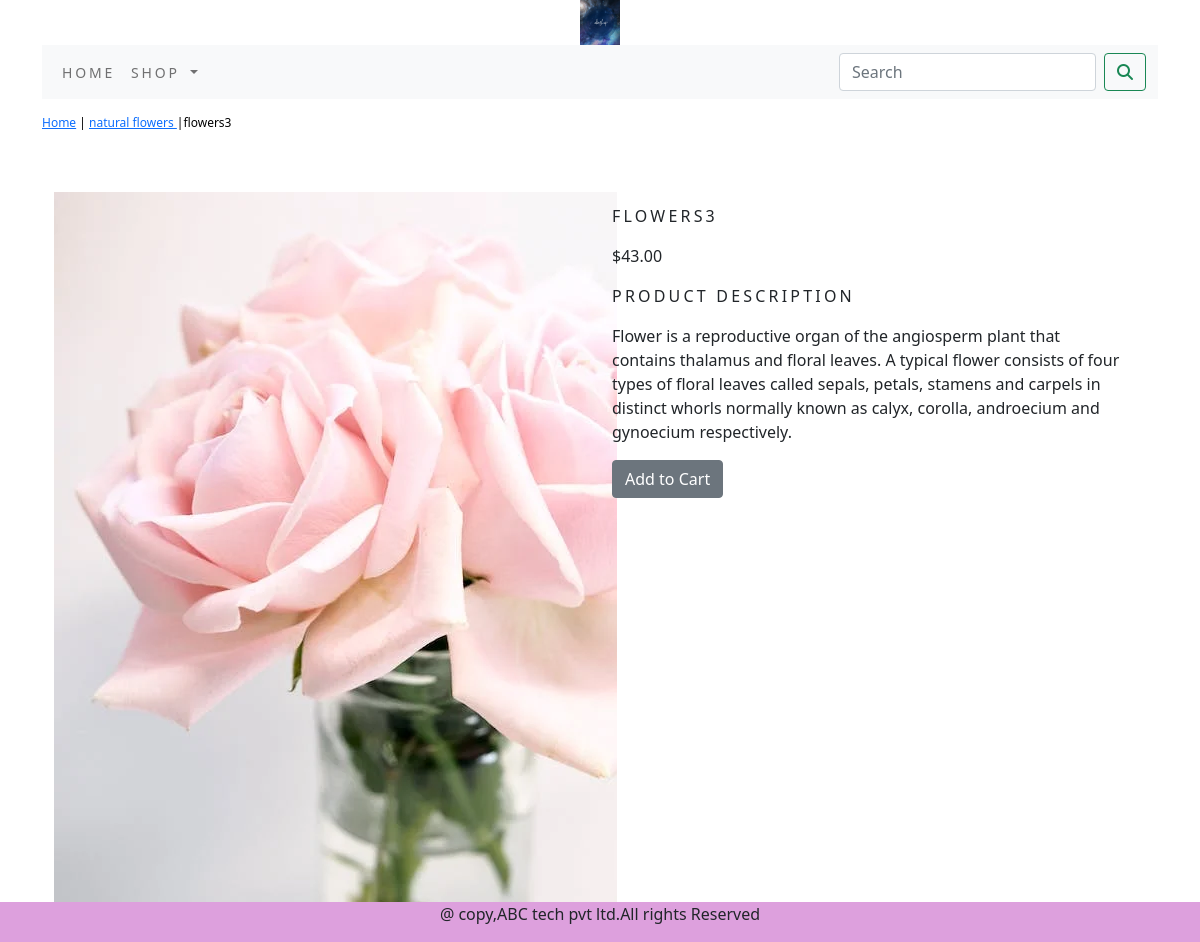
The page /shop/natural-flowers/flowers3/ on the database its author committed.
### shop/models.py (models this page shows, shortened)
class Product(models.Model):
    name=models.CharField(max_length=250,unique=True)
    slug=models.SlugField(max_length=250,unique=True)
    description=models.TextField(blank=True)
    price=models.DecimalField(max_digits=10,decimal_places=2)
    category=models.ForeignKey(Category,on_delete=models.CASCADE)
    image=models.ImageField(upload_to='product',blank=True)
    stock=models.IntegerField()
    available=models.BooleanField(default=True)
    created=models.DateTimeField(auto_now_add=True)
    updated=models.DateTimeField(auto_now_add=True)
    class Meta:
        ordering=('name',)
        verbose_name='product'
        verbose_name_plural='products'

class Category(models.Model):
    name=models.CharField(max_length=250,unique=True)
    slug=models.SlugField(max_length=250,unique=True)
    description=models.TextField(blank=True)
    image=models.ImageField(upload_to='category',blank=True)
    class Meta:
        ordering=('name',)
        verbose_name='category'
        verbose_name_plural='categories'
    def get_url(self):
        return reverse('shop:product_by_category', args=[self.slug])
    def __str__(self):
        return '{}'.format(self.name)

### shop/views.py (the view)
# urls.py: path('<slug:c_slug>/<slug:product_slug>/',views.proDetail,name='prodCatdetail')
def proDetail(request,c_slug,product_slug):
    try:
        product=Product.objects.get(category__slug=c_slug,slug=product_slug)
    except Exception as e:
        raise e
    return render(request,"product.html",{'product':product})

### cart/context_processors.py (called while the page is built)
def counter(request):
    item_count=0
    if 'admin' in request.path:
        return {}
    else:
        try:
            cart=Cart.objects.filter(cart_id=_cart_id(request))
            cart_items=CartItem.objects.all().filter(cart=cart[:1])
            for cart_item in cart_items:
                item_count += cart_item.quantity
        except Cart.DoesNotExist:
            item_count =0
    return dict(item_count=item_count)

### cart/views.py (called while the page is built)
def _cart_id(request):
    cart=request.session.session_key
    if not cart:
        cart=request.session.create()
    return cart

### shop/context_processors.py (called while the page is built)
def menu_links(request):
    links=Category.objects.all()
    return dict(links=links)

### templates/product.html (shortened to what this page needs)
{% extends 'base.html' %}
{% load static %}
{% block content %}
<div class="row my_prod_row_class">
    <div class="mx_auto">
     <p>
         <a href="{% url 'shop:allProdCat' %}">Home</a> | <a href="{{product.category.get_url}}">
         {{product.category}}
     </a>|{{product.name}}
     </p>
    </div>
</div>
<div class="container">
<br>
<div class="row">
    <div class="col-12 col-sm-12 col-md-12 col-lg-6 text-center">
        <div style="min-width:18rem;">
            <img src="{{product.image.url}}" alt="{{product.name}}">
        </div>
    </div>
    <div class="col-12 col-sm-12 col-md-12 col-lg-6 ">
        <div>
    <h1 class="my_prod_title">{{product.name}}</h1>
    <p >
    ${{product.price}}</p>
    <p class="my_title">Product Description </p>
    <p class="text-justify my_prod_text"> {{product.description}}</p>
    {% if product.stock <= 0 %}
    <p class="text-justify my_prod_text"><b>Out of Stock</b>
    </p>
    {% else %}
    <a  class="btn btn-secondary" href="{% url 'cart:add_cart' product.id %}"> Add to Cart</a>
            {% endif %}
</div>
    </div>
{% endblock %}

### static/css/custom.css (style rules this page uses)
body { font-family: 'Roboto', sans-serif; }
.my_title { font-size:16px; text-transform:uppercase; letter-spacing:.2em; }
.my_prod_row_class { padding-top:15px; padding-bottom:20px; }
.my_prod_row_class .mx_auto { color:#000; font-size:12px; text-decoration:none; }
.my_prod_title { font-size:16px; text-transform:uppercase; letter-spacing:.2em; padding-top:15px; padding-bottom:10px; }
.my_prod_text { padding-right:20px; }

### rows shown on the page
Product: category "natural flowers", name "flowers3", image (picture), name "FLOWERS3", price "43.00", description "Flower is a reproductive organ of the angiosperm plant that contains thalamus and floral leaves. A typical flower consists of four types of floral leaves called sepals, petals, stamens and carpels in distinct whorls normally known as calyx, corolla, androecium and gynoecium respectively."
